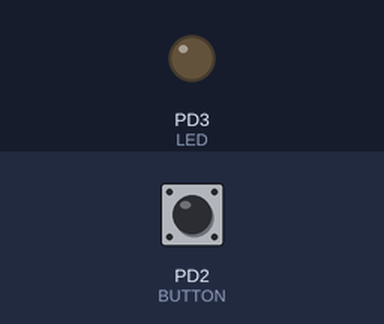
Bench run of a program on a simulated ATmega328P, built with avr-gcc and emulated at 16 MHz. Parts: output pins drawn as LEDs (lit = HIGH). Dashed ring = blinking. Inputs (shaded band) come from the test bench; at power-on: PD2 (BUTTON) HIGH.

Above: at 1.2 s.
1.3 s: PD2 (BUTTON) pulled LOW for 1 s
At 3.0 s:
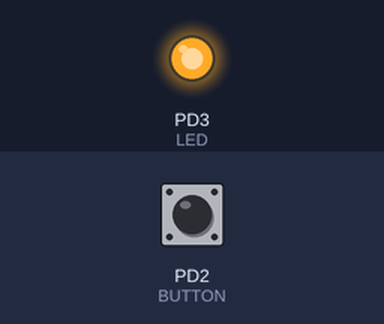
4.0 s: PD2 (BUTTON) pulled LOW for 0.15 s
At 5.5 s:
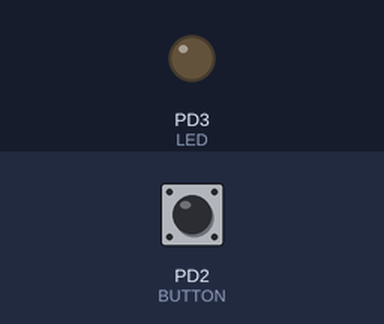
5.8 s: PD2 (BUTTON) pulled LOW for 3.2 s
At 6.25 s:
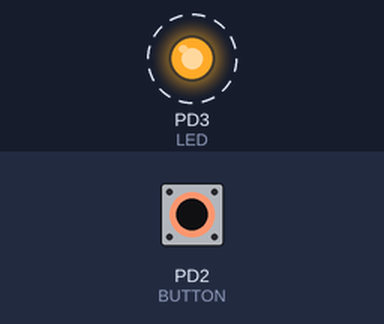
Timing chart, 0 to 10.6 s (numbered marks = the images above; inputs shaded):
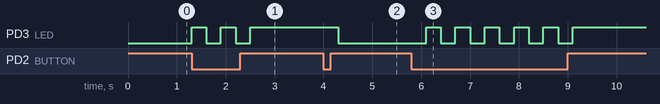

The program:

main.c
```c
/*
 * P2_Exercice8.c
 *
 * Created: 02/03/2026 13:31:27
 * Author : DCE
 */

#include "PORTS.h"
#include "MACROS.h"

typedef enum{
	ST_INITIAL, //A setup state
	ST_TOGGLE_LED, //Action
	ST_DELAY //Assure the right behavior of the
	}FSM_States_t;
int main(void)
{
	FSM_States_t currentState=ST_INITIAL;
	FSM_States_t nextState= ST_INITIAL;
	uint8_t statePushbutton= !PRESSED;
	 //======================== SETUP ========================
	GPIO_init();
	//========================================================

    while (1)
    {
		//1.- Check the events (input)
		statePushbutton = READ_PIN(GPIO0_IN,BUTTON);

		//2.- Set the Transitions based upon events:
		// * Pushbutton is pressed
		// * Delay time is expired
		switch(currentState){
			case ST_INITIAL:
				if(statePushbutton==PRESSED)
					nextState= ST_TOGGLE_LED;
			break;
			case ST_TOGGLE_LED:
				nextState=ST_DELAY;
			break;
			case ST_DELAY:
				if(statePushbutton==PRESSED)
					nextState=ST_TOGGLE_LED;
			break;
			default:
				nextState=ST_INITIAL;
				break;
		}
		//3.- Set the outputs of the states
		switch(currentState){
			case ST_INITIAL:
				GPIO_init();
				CLEARBIT(GPIO0_OUT,LED);
			break;
			case ST_TOGGLE_LED:
				TOGGLEBIT(GPIO0_OUT,LED);
			break;
			case ST_DELAY:
				_delay_ms(300);
			break;
			default:break;

		}
		//4.-Update the current state
		currentState=nextState;
    }
}
```

MACROS.h
```c
/*
 * MACROS.h
 *
 * Created: 02/03/2026 12:36:20
 *  Author: DCE
 */


#ifndef MACROS_H_
#define MACROS_H_

//WRITING BITS I/0 REGISTERS
#define SETBIT(ADDRESS,BIT)	(ADDRESS |= (1<<BIT))
#define CLEARBIT(ADDRESS,BIT) (ADDRESS &= ~(1<<BIT))
#define TOGGLEBIT(ADDRESS,BIT) (ADDRESS ^= (1<<BIT))

//READING BITS IN I/0 REGISTERS
#define READ_PIN(ADDRESS,BIT) (ADDRESS & (1<<BIT))

#endif /* MACROS_H_ */
```

PORTS.h
```c
/*
 * PORTS.h
 *
 * Created: 23/02/2026 11:37:21
 *  Author: DCE
 */


#ifndef PORTS_H_
#define PORTS_H_
#include <avr/io.h>

#define  F_CPU 16000000UL
#include <util/delay.h>

#define GPIO0_MODE DDRD
#define GPIO0_OUT PORTD
#define GPIO0_IN PIND

#define LED 3
#define BUTTON 2
#define PRESSED 0

static inline void GPIO_init(){
	//1.-Set output pins
	GPIO0_MODE |=(1<<LED) | (0<<BUTTON);


	//2.-Enable the Rpull-up for the button
	GPIO0_OUT |= (1<<BUTTON);

}


#endif /* PORTS_H_ */
```

Measured:
- after the input at 1.3 s, PD3 (LED): alternates HIGH for 0.30 s and LOW for 0.30 s, 5 changes in all, then stays HIGH, starting at once
- after the input at 4.0 s, PD3 (LED): HIGH → LOW after 0.30 s
- after the input at 5.8 s, PD3 (LED): alternates HIGH for 0.30 s and LOW for 0.30 s, 11 changes in all, then stays HIGH, starting after 0.30 s
